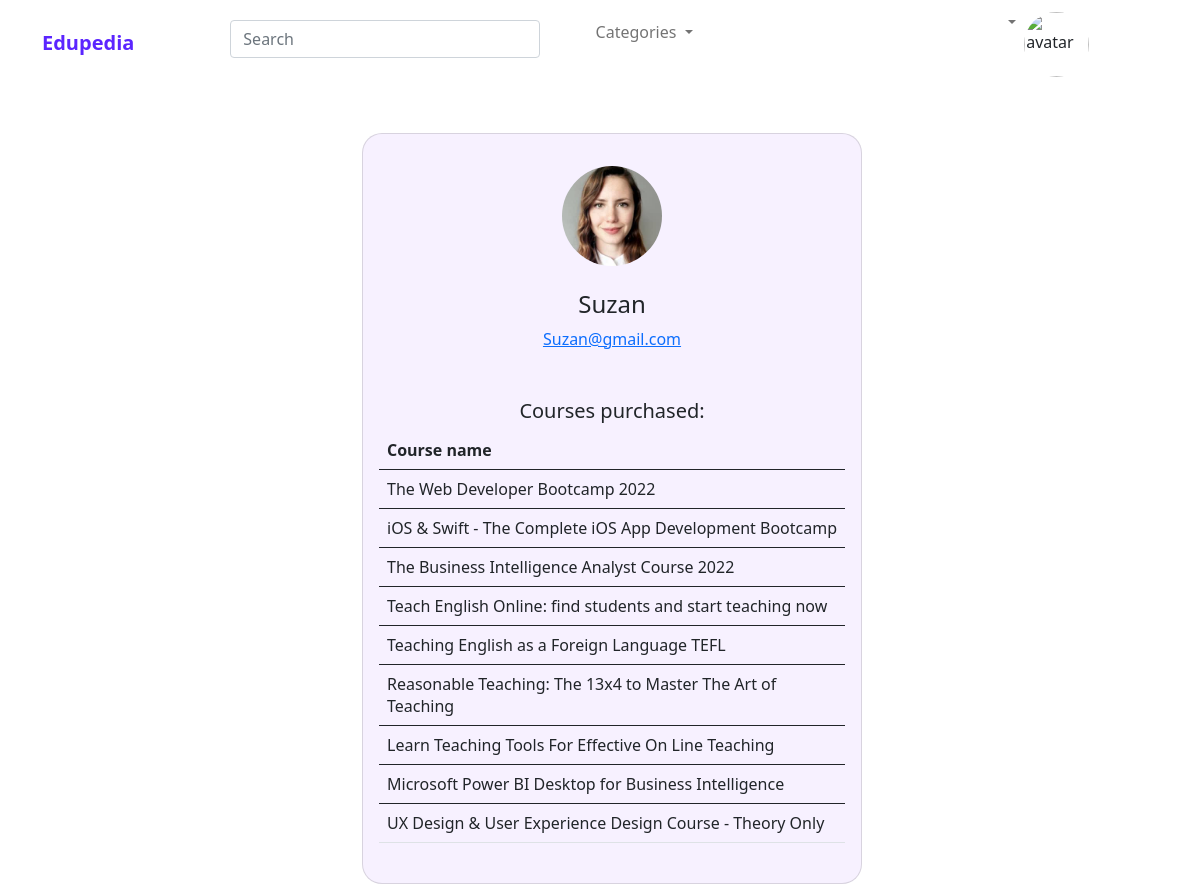
The page /server/learner.php?id=14 on the database its author committed.
### tables this page shows
CREATE TABLE `user` (
  `id` int(11) NOT NULL,
  `type` int(11) NOT NULL,
  `fname` varchar(50) NOT NULL,
  `email` varchar(62) NOT NULL,
  `password` varchar(255) NOT NULL,
  `security_ans` varchar(255) NOT NULL,
  `picture` varchar(255) DEFAULT NULL,
  `tutor_status` int(11) DEFAULT NULL,
  `admin_rank` int(11) DEFAULT NULL,
  `tutor_cv` varchar(255) DEFAULT NULL,
  `status` text DEFAULT NULL
);

CREATE TABLE `enroll` (
  `learner_id` int(11) NOT NULL,
  `course_id` int(11) NOT NULL
);

CREATE TABLE `course` (
  `id` int(11) NOT NULL,
  `name` varchar(255) NOT NULL,
  `image` varchar(255) NOT NULL,
  `content` varchar(255) NOT NULL,
  `description` varchar(255) NOT NULL,
  `level` varchar(255) NOT NULL,
  `price` int(11) NOT NULL,
  `rating` int(11) NOT NULL,
  `status` int(11) NOT NULL,
  `category` int(11) NOT NULL,
  `tutor_id` int(11) NOT NULL,
  `admin_id` int(11) DEFAULT NULL
);

### server/learner.php (the view, shortened to what this page needs)
<html>
<head>
  <link rel="stylesheet" type="text/css" href="styles/styles.css">
  <link href="https://cdn.jsdelivr.net/npm/bootstrap@5.0.2/dist/css/bootstrap.min.css" rel="stylesheet">
  <link rel="stylesheet" href="https://cdnjs.cloudflare.com/ajax/libs/font-awesome/4.7.0/css/font-awesome.min.css">
</head>
<body id="learnerbody">
  <?php
  include_once 'navbarAdmin.php';
  include_once 'database.php';
  $sql = "SELECT * FROM user WHERE id='" . $_GET['id'] . "'";
  $result = $conn->query($sql);
  $row = $result->fetch_assoc();
  ?>
  <section class="vh-100" id="backg">
    <div class="container py-5 h-100">
      <div class="row d-flex justify-content-center align-items-center h-100">
        <div class="col-md-12 col-xl-4">
          <div class="card" style="border-radius: 20px;background-color:#F7F1FF;" id="learnerView">
            <div class="card-body text-center">
              <div class="mt-3 mb-4">
                <?php
                if ($row['picture'] != "") {
                ?>
                  <img src="<?php echo $row['picture'] ?>" class="rounded-circle img-fluid" style="width: 100px;" />
                <?php } else {
                ?>
                  <img src="images/pic.png" class="rounded-circle img-fluid" style="width: 100px;" />
                <?php
                } ?>
              </div>
              <h4 class="mb-2"><?php echo $row['fname'] ?></h4>
              <p class="text-muted mb-4"><a href="#!"><?php echo $row['email'] ?></a></p>
              <div class="d-flex justify-content-center text-center mt-5 mb-2">
                <div>
                  <p class="mb-2 h5">Courses purchased:</p>
                  <?php
                  $sql1 = "SELECT * FROM enroll WHERE learner_id='" . $_GET['id'] . "'";
                  $result1 = $conn->query($sql1);
                  if ($result1->num_rows > 0) {
                  ?>
                    <table class="table table-hover">
                      <thead>
                        <tr>
                          <th>Course name</th>
                        </tr>
                      </thead>
                      <?php
                      while ($row1 = $result1->fetch_assoc()) {
                        $sql2 = "SELECT name FROM course WHERE id='" . $row1['course_id'] . "'";
                        $result2 = $conn->query($sql2);
                        $row2 = $result2->fetch_assoc();
                      ?>
                        <tbody>
                          <tr scope="row">
                            <td><?php echo $row2['name'] ?></td>
                          </tr>
                        </tbody>
                      <?php
                      }
                    } else {
                      ?>
                      <p class="text-muted mb-0">Not enrolled in any course</p>
                    <?php
                    }
                    ?>
                    </table>
                </div>
              </div>
            </div>
          </div>
        </div>
      </div>
    </div>
  </section>
</body>
</html>

### server/styles/styles.css (style rules this page uses)
:root { --primary: #5B25FF; --dark: rgb(17, 16, 16); --body: #363EE0; --dark2: #1c1d1f; --box-shadow: 2px 3px 5px grey; --active:#FFA700; --font:"Open Sans", sans-serif; }
.card { width:270px; }
body { font-family: 'Lato', sans-serif; }
body { font-family: Arial, sans-serif; }

### server/learner.php (style rules this page uses)
@media (min-width:768px) { #learnerView { display: flex; width: 500px; } }
#backg { background-color: white; padding-right: 150px; }
#learnerbody { background-repeat: no-repeat; background-position-x: left; background-position-y: 150px; background-size: 400px; }

### rows shown on the page
user: picture (picture), fname "Suzan", email "Suzan@gmail.com"
enroll: course.name "The Web Developer Bootcamp 2022"
enroll: course.name "iOS & Swift - The Complete iOS App Development Bootcamp"
enroll: course.name "The Business Intelligence Analyst Course 2022"
enroll: course.name "Teach English Online: find students and start teaching now"
enroll: course.name "Teaching English as a Foreign Language TEFL"
enroll: course.name "Reasonable Teaching: The 13x4 to Master The Art of Teaching"
enroll: course.name "Learn Teaching Tools For Effective On Line Teaching"
enroll: course.name "Microsoft Power BI Desktop for Business Intelligence"
enroll: course.name "UX Design & User Experience Design Course - Theory Only"
